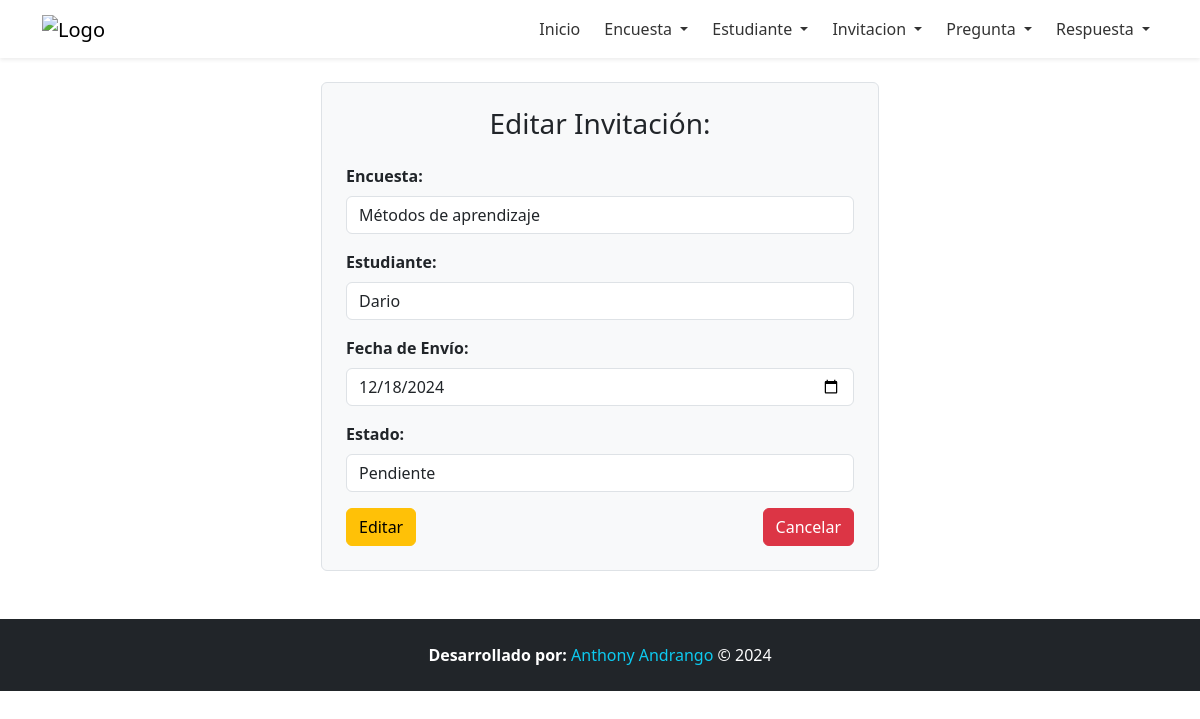
The app's page /editarInvitacion/1 with its own data.
### Aplicaciones/Academico/models.py (models this page shows, shortened)
class Invitacion(models.Model):
    id = models.AutoField(primary_key=True)
    encuesta = models.ForeignKey(Encuesta, on_delete=models.CASCADE)
    estudiante = models.ForeignKey(Estudiante, on_delete=models.CASCADE)
    fecha_envio = models.DateField()
    estado = models.CharField(max_length=20)  # Pendiente/Completada

class Encuesta(models.Model):
    id=models.AutoField(primary_key=True)
    titulo=models.CharField(max_length=100)
    descripcion=models.CharField(max_length=100)
    fecha_creacion=models.DateField()
    fecha_expiracion=models.DateField()
    estado=models.CharField(max_length=100)

class Estudiante(models.Model):
    id = models.AutoField(primary_key=True)
    nombre = models.CharField(max_length=100)
    correo = models.CharField(max_length=100)
    matricula = models.CharField(max_length=50)
    fecha_registro = models.DateField()

### Aplicaciones/Academico/views.py (the view)
# urls.py: path('editarInvitacion/<id>', views.editarInvitacion),
def editarInvitacion(request, id):
    invitacion = get_object_or_404(Invitacion, id=id)
    encuestas = Encuesta.objects.all()
    estudiantes = Estudiante.objects.all()
    return render(request, "editarInvitacion.html", {
        'invitacion': invitacion,
        'encuestas': encuestas,
        'estudiantes': estudiantes
    })

### Aplicaciones/Academico/templates/editarInvitacion.html (shortened to what this page needs)
{% extends "./plantilla.html" %}
{% block contenido %}
<div class="container d-flex justify-content-center align-items-center">
    <div class="col-md-6">
        <form action="/procesarEdicionInvitacion/" id="frm_editar_invitacion" method="post" class="p-4 border rounded bg-light">
            <h3 class="text-center mb-4">Editar Invitación:</h3>
            <div class="mb-3">
                <label for="select_encuesta" class="form-label"><b>Encuesta:</b></label>
                <select class="form-control" name="select_encuesta" id="select_encuesta" required>
                    {% for encuesta in encuestas %}
                    <option value="{{ encuesta.id }}" {% if encuesta.id == invitacion.encuesta.id %}selected{% endif %}>{{ encuesta.titulo }}</option>
                    {% endfor %}
                </select>
            </div>
            <div class="mb-3">
                <label for="select_estudiante" class="form-label"><b>Estudiante:</b></label>
                <select class="form-control" name="select_estudiante" id="select_estudiante" required>
                    {% for estudiante in estudiantes %}
                    <option value="{{ estudiante.id }}" {% if estudiante.id == invitacion.estudiante.id %}selected{% endif %}>{{ estudiante.nombre }}</option>
                    {% endfor %}
                </select>
            </div>
            <div class="mb-3">
                <label for="txt_fecha_envio" class="form-label"><b>Fecha de Envío:</b></label>
                <input type="date" class="form-control" name="txt_fecha_envio" id="txt_fecha_envio" value="{{ invitacion.fecha_envio|date:'Y-m-d' }}" required>
            </div>
            <div class="mb-3">
                <label for="txt_estado" class="form-label"><b>Estado:</b></label>
                <input type="text" class="form-control" name="txt_estado" id="txt_estado" value="{{ invitacion.estado }}" required>
            </div>
            <div class="d-flex justify-content-between">
                <button type="submit" class="btn btn-warning">Editar</button>
                <a href="/listadoInvitacion/" class="btn btn-danger">Cancelar</a>
            </div>
        </form>
    </div>
</div>
{% endblock %}

### records on screen
Invitacion: select_encuesta "Métodos de aprendizaje", select_estudiante "Dario", txt_fecha_envio "12/18/2024", txt_estado "Pendiente"
